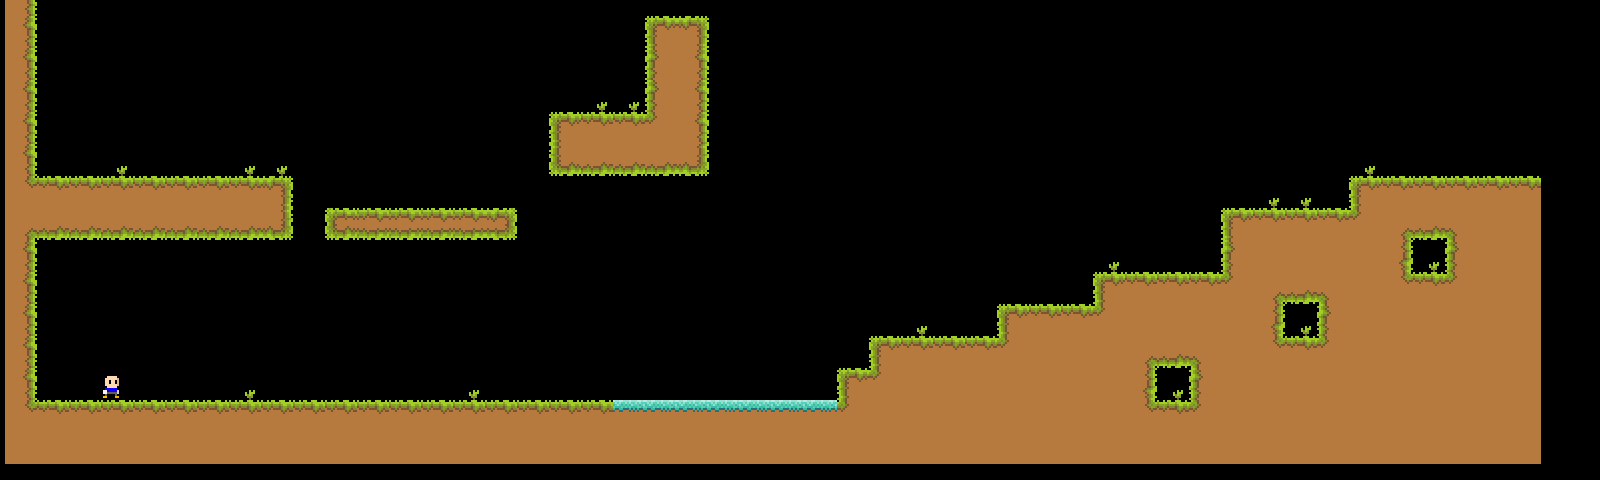

This is a level from a 2D game, rendered from its Tiled map with the project's own tilesets. A one-line summary and the complete map file follow:
An orthogonal 50x15 tile map with 32x32 px tiles, 1 tile layer (Livello tile 1), 2 tilesets.

<map version="1.0" tiledversion="1.1.5" orientation="orthogonal" renderorder="left-down" width="50" height="15" tilewidth="32" tileheight="32" infinite="0" nextobjectid="1">
 <tileset firstgid="1" name="player" tilewidth="20" tileheight="26" tilecount="1" columns="0">
  <grid orientation="orthogonal" width="1" height="1" />
  <tile id="0">
   <image width="20" height="26" source="player.png" />
  </tile>
 </tileset>
 <tileset firstgid="2" source="ground.tsx" />
 <layer name="Livello tile 1" width="50" height="15" offsetx="5" offsety="-16">
  <data encoding="csv">
15,0,0,0,0,0,0,0,0,0,0,0,0,0,0,0,0,0,0,0,0,0,0,0,0,0,0,0,0,0,0,0,0,0,0,0,0,0,0,0,0,0,0,0,0,0,0,0,0,0,
15,0,0,0,0,0,0,0,0,0,0,0,0,0,0,0,0,0,0,0,6,7,0,0,0,0,0,0,0,0,0,0,0,0,0,0,0,0,0,0,0,0,0,0,0,0,0,0,0,0,
15,0,0,0,0,0,0,0,0,0,0,0,0,0,0,0,0,0,18,0,14,15,0,0,0,0,0,0,0,0,0,0,0,0,0,0,0,0,0,0,0,0,0,0,0,0,0,0,0,0,
15,0,0,0,0,0,0,0,0,0,0,0,0,0,0,0,0,0,12,12,14,15,18,0,0,0,0,0,0,0,0,0,0,0,0,0,0,0,0,0,0,0,0,0,0,0,0,0,0,0,
15,0,0,0,0,0,0,0,0,0,0,0,0,0,0,0,0,6,20,20,21,15,18,0,0,0,0,0,0,0,0,0,0,0,0,0,0,0,0,0,0,0,0,0,0,0,0,0,0,0,
15,0,0,12,0,0,0,12,12,0,0,0,0,0,0,0,0,22,4,4,4,23,0,0,0,0,0,0,0,0,0,0,0,0,0,0,0,0,0,0,0,0,12,0,0,0,0,0,0,0,
19,20,20,20,20,20,20,20,7,0,0,0,0,0,0,0,0,0,0,0,0,0,0,0,0,0,0,0,0,0,0,0,0,0,0,0,0,0,0,12,12,0,6,20,20,20,20,20,0,0,
3,4,4,4,4,4,4,4,23,0,24,16,16,16,16,25,0,0,0,0,0,0,0,0,0,0,0,0,0,0,0,0,0,0,0,0,0,0,6,20,20,20,21,3,4,5,10,10,0,0,
15,0,0,0,0,0,0,0,0,0,0,0,0,0,0,0,0,0,0,0,0,0,0,0,0,0,0,0,0,0,0,0,0,0,12,0,0,0,14,10,10,10,10,11,12,13,10,10,0,0,
15,0,0,0,0,0,0,0,0,0,0,0,0,0,0,0,0,0,0,0,0,0,0,0,0,0,0,0,0,0,0,0,0,0,6,20,20,20,21,3,4,5,10,19,20,21,10,10,0,0,
15,0,0,0,0,0,0,0,0,0,0,0,0,0,0,0,0,0,0,0,0,0,0,0,0,0,0,0,12,0,0,6,20,20,21,10,10,10,10,11,12,13,10,10,10,10,10,10,0,0,
15,0,0,0,0,0,0,0,0,0,0,0,0,0,0,0,0,0,0,0,0,0,0,0,0,0,0,6,20,20,20,21,10,10,10,3,4,5,10,19,20,21,10,10,10,10,10,10,0,0,
15,0,0,1,0,0,0,12,0,0,0,0,0,0,12,0,0,0,0,0,0,0,0,0,0,0,6,21,10,10,10,10,10,10,10,11,12,13,10,10,10,10,10,10,10,10,10,10,0,0,
19,20,20,20,20,20,20,20,20,20,20,20,20,20,20,20,20,20,20,8,8,8,8,8,8,8,21,10,10,10,10,10,10,10,10,19,20,21,10,10,10,10,10,10,10,10,10,10,0,0,
10,10,10,10,10,10,10,10,10,10,10,10,10,10,10,10,10,10,10,10,10,10,10,10,10,10,10,10,10,10,10,10,10,10,10,10,10,10,10,10,10,10,10,10,10,10,10,10,0,0
</data>
 </layer>
</map>